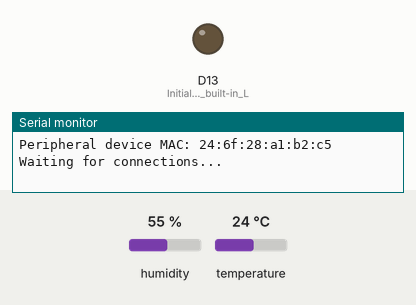
A sketch run on a simulated Arduino Nano 33 BLE. Shown: output pins drawn as LEDs (lit = HIGH), the last lines printed to the serial monitor. The test bench sets the inputs (shaded band); at power-on: humidity 55 %, temperature 24 °C. Nothing arrives over Bluetooth unless stated; a phone connects over Bluetooth LE 3 s after start.

Above: at 0.1 s.
At 3.1 s:
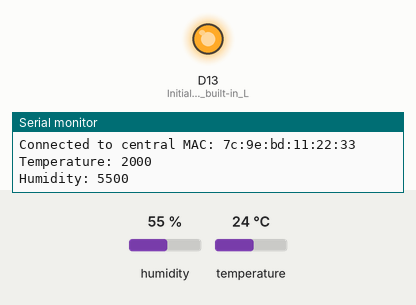
Timing chart, 0 to 4.6 s (numbered marks = the images above):
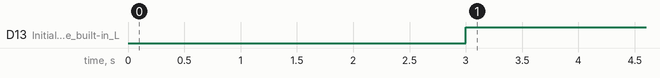

The sketch:

firstcode.ino
```cpp
/*
  Nano 33 BLE Sense Getting Started
  A BLE peripheral broadcasting temperatature and humidity readings that can be viewed
  on a mobile phone. On-board LED indicates a BLE connection.
  Adapted from Arduino BatteryMonitor example by Peter Milne
*/

#include <ArduinoBLE.h>
#include <Arduino_HTS221.h>

const int UPDATE_FREQUENCY = 2000; // Update frequency in ms
const float CALIBRATION_FACTOR = -4.0; // Temperature calibration factor (celcius)

int previousTemperature = 0;
unsigned int previousHumidity = 0;
long previousMillis = 0;  // last time readings were checked, in ms

BLEService environmentService("181A");  // Standard Environmental Sensing service

BLEIntCharacteristic tempCharacteristic("2A6E",  // Standard 16-bit Temperature characteristic
  BLERead | BLENotify); // Remote clients can read and get updates

BLEUnsignedIntCharacteristic humidCharacteristic("2A6F", // Unsigned 16-bit Humidity characteristic
  BLERead | BLENotify);

void setup() {
  Serial.begin(9600);    // Initialize serial communication
  while (!Serial);

  if (!HTS.begin()) {  // Initialize HTS22 sensor
    Serial.println("Failed to initialize humidity temperature sensor!");
    while (1);
  }

  pinMode(LED_BUILTIN, OUTPUT); // Initialize the built-in LED pin

  if (!BLE.begin()) {   // Initialize BLE
    Serial.println("starting BLE failed!");
    while (1);
  }

  BLE.setLocalName("Nano33BLESENSE");  // Set name for connection
  BLE.setAdvertisedService(environmentService); // Advertise environment service
  environmentService.addCharacteristic(tempCharacteristic); // Add temperature characteristic
  environmentService.addCharacteristic(humidCharacteristic); // Add humidity chararacteristic
  BLE.addService(environmentService); // Add environment service
  tempCharacteristic.setValue(0); // Set initial temperature value
  humidCharacteristic.setValue(0); // Set initial humidity value

  BLE.advertise();  // Start advertising
  Serial.print("Peripheral device MAC: ");
  Serial.println(BLE.address());
  Serial.println("Waiting for connections...");
}

void loop() {
  BLEDevice central = BLE.central();  // Wait for a BLE central to connect

  // If central is connected to peripheral
  if (central) {
    Serial.print("Connected to central MAC: ");
    Serial.println(central.address());    // Central's BT address:
    // Turn on the LED to indicate the connection:
    digitalWrite(LED_BUILTIN, HIGH);

    while (central.connected()) {
      long currentMillis = millis();
      // After UPDATE_FREQUENCY ms have passed, check temperature & humidity
      if (currentMillis - previousMillis >= UPDATE_FREQUENCY) {
        previousMillis = currentMillis;
        updateReadings();
      }
    }

    // When the central disconnects, turn off the LED
    digitalWrite(LED_BUILTIN, LOW);
    Serial.print("Disconnected from central MAC: ");
    Serial.println(central.address());
  }
}

int getTemperature(float calibration) {
  // Get calibrated temperature as signed 16-bit int for BLE characteristic
  return (int) (HTS.readTemperature() * 100) + (int) (calibration * 100);
}

unsigned int getHumidity() {
  // Get humidity as unsigned 16-bit int for BLE characteristic
  return (unsigned int) (HTS.readHumidity() * 100);
}

void updateReadings() {
  // Read the HTS22 temperature and humidity
  int temperature = getTemperature(CALIBRATION_FACTOR);
  unsigned int humidity = getHumidity();

  if (temperature != previousTemperature) {  // If reading has changed
    Serial.print("Temperature: ");
    Serial.println(temperature);
    tempCharacteristic.writeValue(temperature);  // Update characteristic
    previousTemperature = temperature;           // Save value
  }

  if (humidity != previousHumidity) {
    Serial.print("Humidity: ");
    Serial.println(humidity);
    humidCharacteristic.writeValue(humidity);
    previousHumidity = humidity;
  }
}
```

Measured:
- by itself, D13 (Initialize_the_built-in_L): LOW → HIGH at 3.0 s
